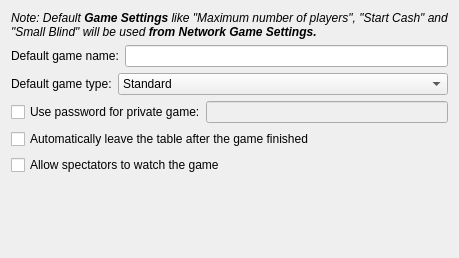
           <widget class="QWidget" name="tab_5">
            <attribute name="title">
             <string>Game</string>
            </attribute>
            <layout class="QGridLayout" name="gridLayout_5">
             <item row="0" column="0">
              <widget class="QLabel" name="label_43">
               <property name="text">
                <string>&lt;html&gt;&lt;head&gt;&lt;meta name=&quot;qrichtext&quot; content=&quot;1&quot; /&gt;&lt;style type=&quot;text/css&quot;&gt;
p, li { white-space: pre-wrap; }
&lt;/style&gt;&lt;/head&gt;&lt;body style=&quot;font-weight:400; font-style:normal;&quot;&gt;
&lt;p style=&quot; margin-top:0px; margin-bottom:0px; margin-left:0px; margin-right:0px; -qt-block-indent:0; text-indent:0px;&quot;&gt;&lt;span style=&quot; font-style:italic;&quot;&gt;Note: Default &lt;/span&gt;&lt;span style=&quot; font-weight:600; font-style:italic;&quot;&gt;Game Settings&lt;/span&gt;&lt;span style=&quot; font-style:italic;&quot;&gt; like &quot;Maximum number of players&quot;, &quot;Start Cash&quot; and &quot;Small Blind&quot; will be used &lt;/span&gt;&lt;span style=&quot; font-weight:600; font-style:italic;&quot;&gt;from Network Game Settings.&lt;/span&gt;&lt;/p&gt;&lt;/body&gt;&lt;/html&gt;</string>
               </property>
               <property name="wordWrap">
                <bool>true</bool>
               </property>
              </widget>
             </item>
             <item row="1" column="0">
              <layout class="QHBoxLayout" name="horizontalLayout_8">
               <item>
                <widget class="QLabel" name="label_23">
                 <property name="text">
                  <string>Default game name:</string>
                 </property>
                </widget>
               </item>
               <item>
                <widget class="QLineEdit" name="lineEdit_internetGameName"/>
               </item>
              </layout>
             </item>
             <item row="2" column="0">
              <layout class="QHBoxLayout" name="horizontalLayout_6">
               <item>
                <widget class="QLabel" name="label_17">
                 <property name="text">
                  <string>Default game type:</string>
                 </property>
                </widget>
               </item>
               <item>
                <widget class="QComboBox" name="comboBox_internetGameType">
                 <property name="sizePolicy">
                  <sizepolicy hsizetype="MinimumExpanding" vsizetype="Fixed">
                   <horstretch>0</horstretch>
                   <verstretch>0</verstretch>
                  </sizepolicy>
                 </property>
                 <item>
                  <property name="text">
                   <string>Standard</string>
                  </property>
                  <property name="icon">
                   <iconset resource="resources/pokerth.qrc">
                    <normaloff>:/gfx/player_play.png</normaloff>:/gfx/player_play.png</iconset>
                  </property>
                 </item>
                 <item>
                  <property name="text">
                   <string>Registered players only</string>
                  </property>
                  <property name="icon">
                   <iconset resource="resources/pokerth.qrc">
                    <normaloff>:/gfx/registered.png</normaloff>:/gfx/registered.png</iconset>
                  </property>
                 </item>
                 <item>
                  <property name="text">
                   <string>Invited players only</string>
                  </property>
                  <property name="icon">
                   <iconset resource="resources/pokerth.qrc">
                    <normaloff>:/gfx/list_add_user.png</normaloff>:/gfx/list_add_user.png</iconset>
                  </property>
                 </item>
                 <item>
                  <property name="text">
                   <string>Ranking game</string>
                  </property>
                  <property name="icon">
                   <iconset resource="resources/pokerth.qrc">
                    <normaloff>:/gfx/cup.png</normaloff>:/gfx/cup.png</iconset>
                  </property>
                 </item>
                </widget>
               </item>
              </layout>
             </item>
             <item row="3" column="0">
              <layout class="QHBoxLayout" name="horizontalLayout_2">
               <property name="spacing">
                <number>0</number>
               </property>
               <item>
                <widget class="QCheckBox" name="checkBox_UseInternetGamePassword">
                 <property name="text">
                  <string>Use password for private game:</string>
                 </property>
                 <property name="icon">
                  <iconset resource="resources/pokerth.qrc">
                   <normaloff>:/gfx/lock.png</normaloff>:/gfx/lock.png</iconset>
                 </property>
                </widget>
               </item>
               <item>
                <widget class="QLineEdit" name="lineEdit_InternetGamePassword">
                 <property name="enabled">
                  <bool>false</bool>
                 </property>
                 <property name="echoMode">
                  <enum>QLineEdit::EchoMode::Password</enum>
                 </property>
                </widget>
               </item>
              </layout>
             </item>
             <item row="6" column="0">
              <spacer name="spacer">
               <property name="orientation">
                <enum>Qt::Orientation::Vertical</enum>
               </property>
               <property name="sizeHint" stdset="0">
                <size>
                 <width>437</width>
                 <height>72</height>
                </size>
               </property>
              </spacer>
             </item>
             <item row="4" column="0">
              <widget class="QCheckBox" name="checkBox_InetGame_AutoLeaveTheTableAfterGameFinished">
               <property name="text">
                <string>Automatically leave the table after the game finished</string>
               </property>
              </widget>
             </item>
             <item row="5" column="0">
              <widget class="QCheckBox" name="checkBox_allowSpectators">
               <property name="text">
                <string>Allow spectators to watch the game</string>
               </property>
              </widget>
             </item>
            </layout>
           </widget>
